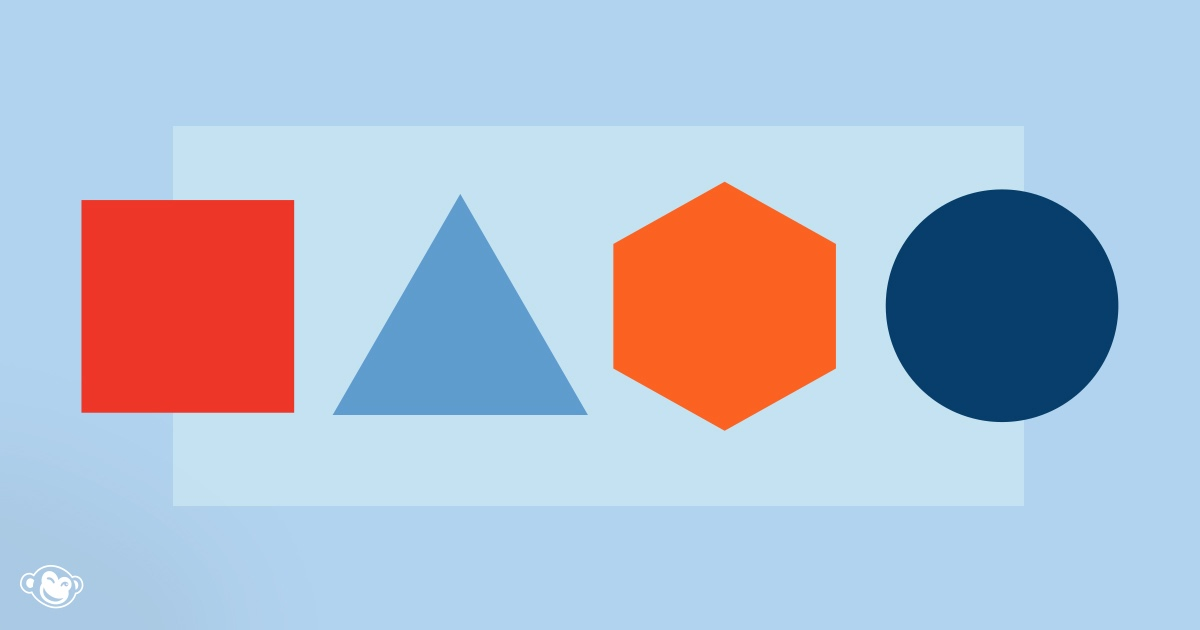
//> input picture OpenCV/images/image-3.jpg, 1200 x 630 px
$ ./Horizontal_and_vertical_line_extraction ../../images/image-3.jpg   (built with g++ and OpenCV 4)
//> lines starting //> are read from the running program, lines starting //| are printed output that depends on the picture; after the words box and inside, x2 and y2 are one past the last pixel; in counts of white or black regions, pixels touching at a corner belong together
#include "opencv2/imgproc.hpp"
#include "opencv2/imgcodecs.hpp"
#include "opencv2/highgui.hpp"
#include <iostream>

using namespace cv;
using namespace std;

void show_wait_destroy(const char* winname, cv::Mat img);

Mat src, dst;

string image_path = "..\\..\\images\\image-3.jpg";

int main(int argc, char** argv)
{
    src = imread(image_path, IMREAD_COLOR);
//> src is the input picture: 630 rows x 1200 cols, CV_8UC3; mean B, G, R 207.5, 188.6, 177.2
    if (src.empty())
    {
        std::cout << "Could not open or find the image!\n" << std::endl;
        std::cout << "Usage: " << argv[0] << " <Input image>" << std::endl;
        return EXIT_FAILURE;
    }

    // Show source image
    imshow("src", src);

    //transform source image to greyscale image
    Mat gray;

    if (src.channels() == 3) {
        cvtColor(src, gray, COLOR_BGR2GRAY);
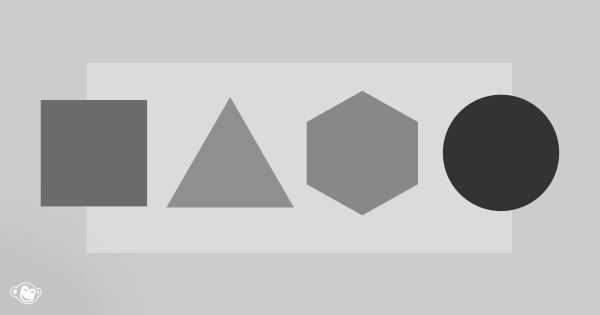
//> gray: 630 rows x 1200 cols, CV_8UC1 (shown at 1/2 size); min 46, max 255, mean 187.3
    }
    else {
        gray = src;
    }

    show_wait_destroy("gray", gray);

    Mat bw;
    //grayscale to binary image
    //ADAPTIVE_THRESH_MEAN_C: The threshold value is the mean of the neighbourhood area minus the constant C (-1)
    //THRESH_BINARY: binary threshold, the output will be either white or balck (0 or 1)
    //~ bitweise not (overloaded operator for Mat object)
    adaptiveThreshold(~gray, bw, 255, ADAPTIVE_THRESH_MEAN_C, THRESH_BINARY, 15, -1);
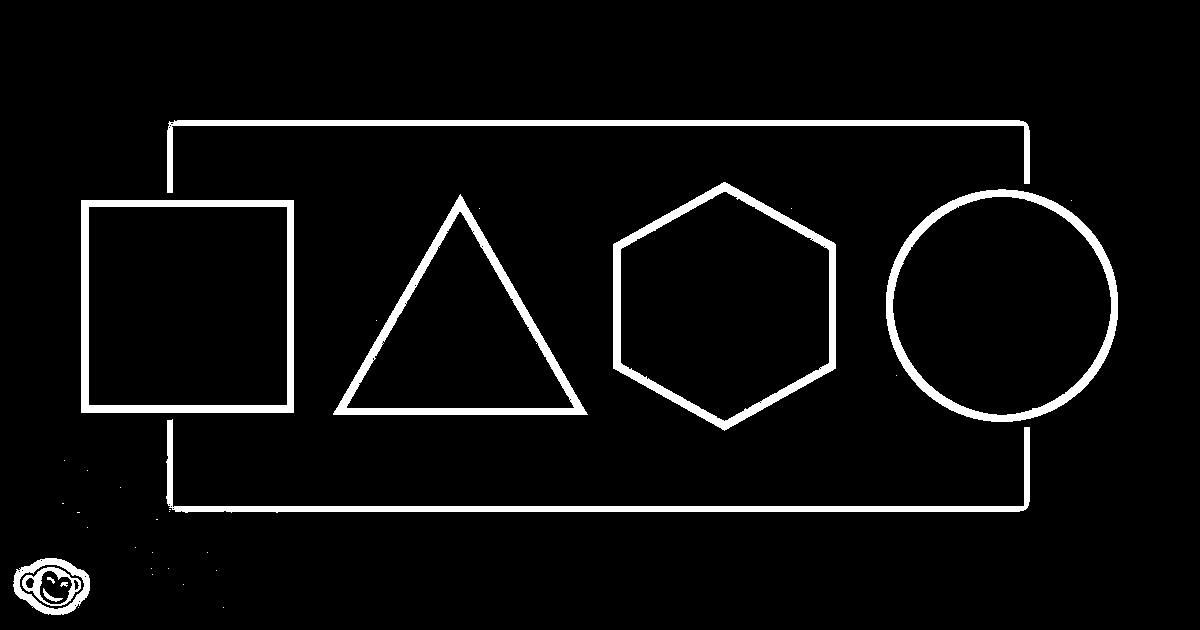
//> bw: 630 rows x 1200 cols, CV_8UC1; 5% white; 35 white regions (24 under 20 px), largest, box (x1, y1, x2, y2) and area: (81, 200, 294, 413) 6165, (166, 419, 1030, 513) 6106, (886, 189, 1118, 422) 5947

    show_wait_destroy("binary", bw);

    Mat horizontal = bw.clone();
    Mat vertical = bw.clone();

    //the constant value act as a sort of sensitivity value
    int horizontal_size = horizontal.cols / 30;

    //rectangular structuring element with size 1 as height and cols/30 width
    Mat horizontalStructure = getStructuringElement(MORPH_RECT, Size(horizontal_size, 1));

    //opening morphological operation
    erode(horizontal, horizontal, horizontalStructure, Point(-1, -1));
    dilate(horizontal, horizontal, horizontalStructure, Point(-1, -1));
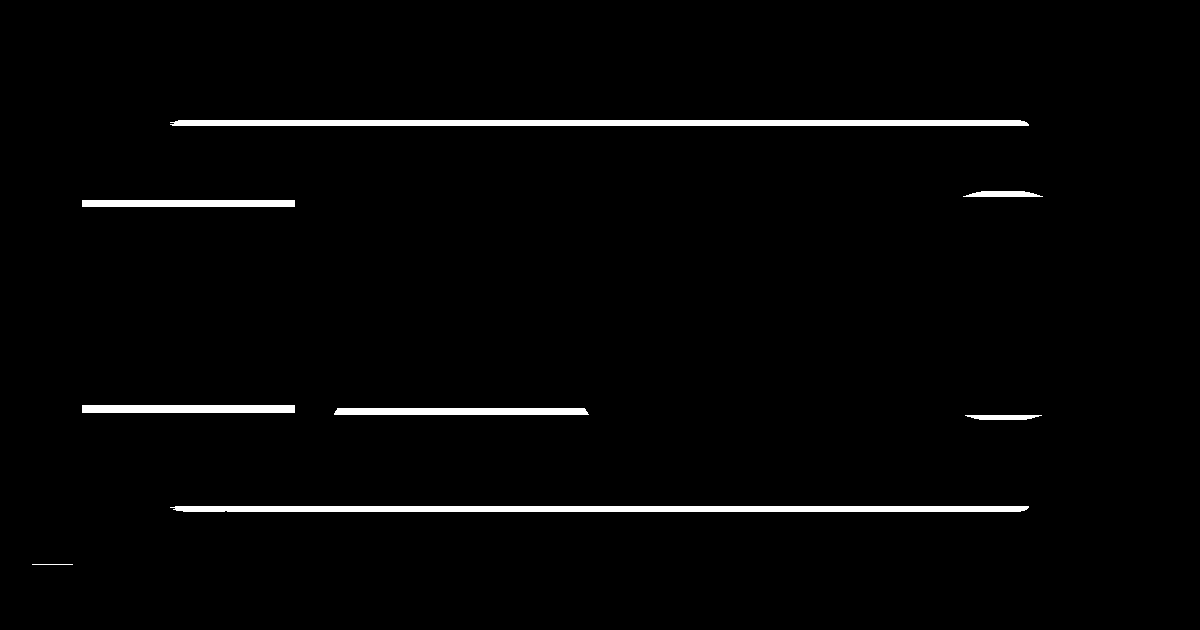
//> horizontal: 630 rows x 1200 cols, CV_8UC1; 2.1% white; 8 white regions, largest, box (x1, y1, x2, y2) and area: (170, 120, 1029, 126) 5120, (170, 506, 1029, 512) 5105, (334, 408, 589, 415) 1761

    show_wait_destroy("horizontal", horizontal);

    int vertical_size = vertical.rows / 30;

    Mat verticalStructure = getStructuringElement(MORPH_RECT, Size(1, vertical_size));

    erode(vertical, vertical, verticalStructure, Point(-1, -1));
    dilate(vertical, vertical, verticalStructure, Point(-1, -1));
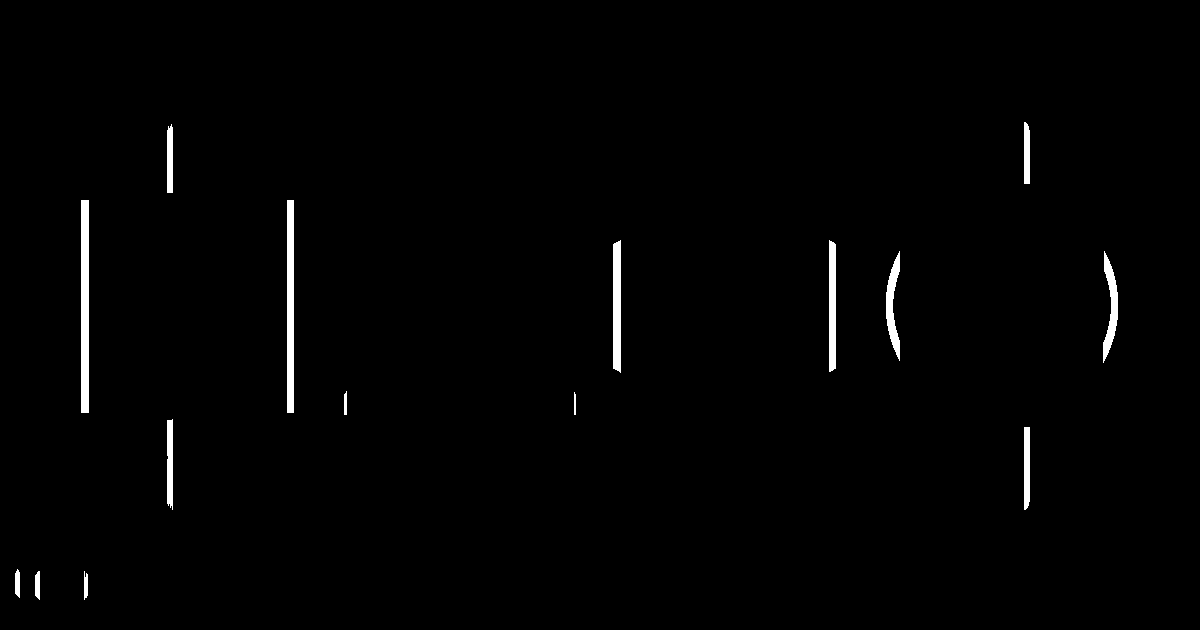
//> vertical: 630 rows x 1200 cols, CV_8UC1; 1.2% white; 15 white regions, largest, box (x1, y1, x2, y2) and area: (81, 200, 89, 413) 1704, (287, 200, 294, 413) 1491, (613, 240, 621, 373) 1029

    show_wait_destroy("vertical", vertical);

    waitKey(0);
    return 0;
}

void show_wait_destroy(const char* winname, cv::Mat img) {
    imshow(winname, img);
    moveWindow(winname, 500, 0);
    waitKey(0);
    destroyWindow(winname);
}

$ run again, with OpenCV/images/image-1.jpg copied over OpenCV/images/image-3.jpg
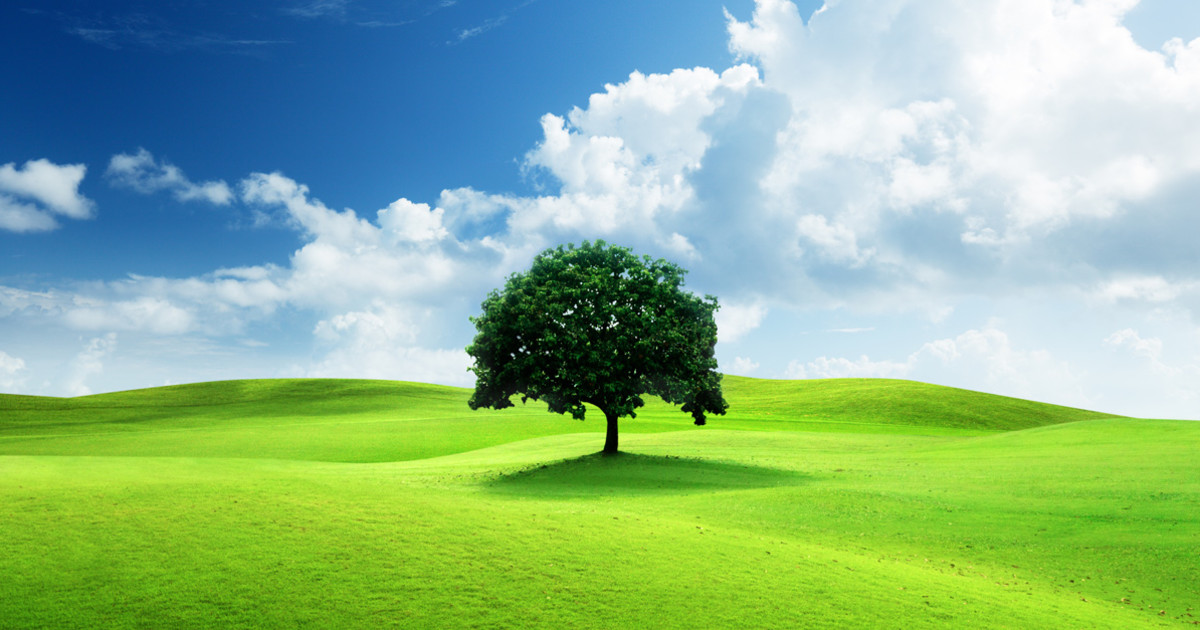
//> input picture OpenCV/images/image-1.jpg, 1200 x 630 px
//> src is the input picture: 630 rows x 1200 cols, CV_8UC3; mean B, G, R 139.7, 183.3, 139.6
//> `adaptiveThreshold(~gray, bw, 255, ADAPTIVE_THRESH_MEAN_C, THRESH_BINAR..`:
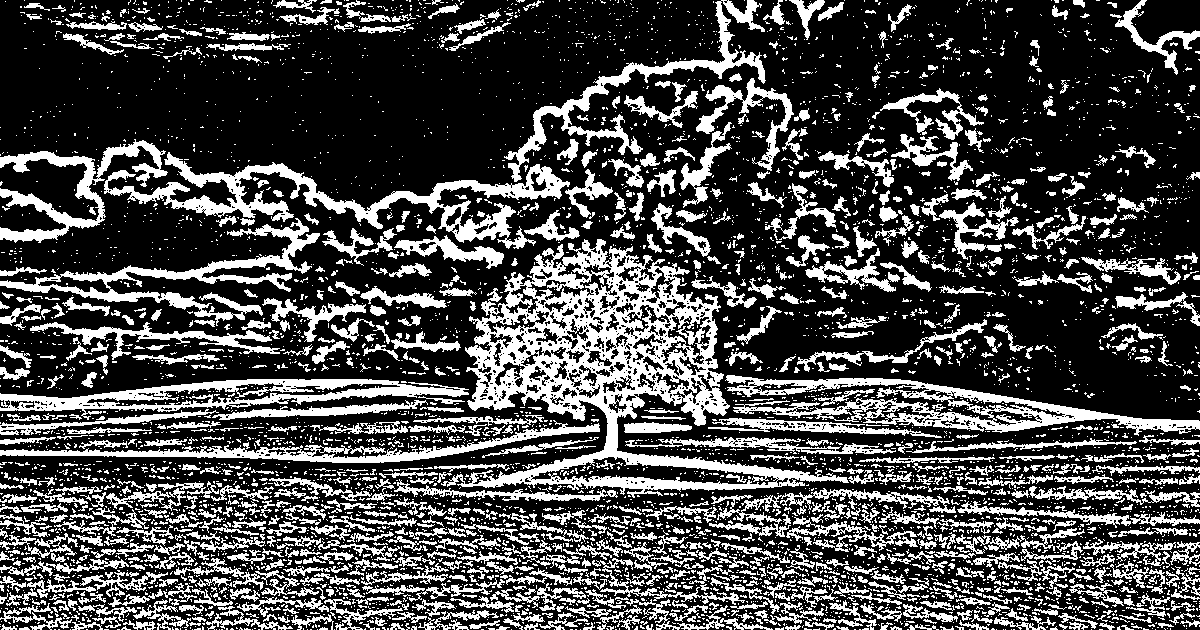
//> bw: 630 rows x 1200 cols, CV_8UC1; 28.7% white; 5755 white regions (4813 under 20 px), largest, box (x1, y1, x2, y2) and area: (441, 239, 849, 498) 28626, (104, 152, 570, 249) 8985, (725, 375, 1200, 436) 8258
//> `dilate(vertical, vertical, verticalStructure, Point(-1, -1));`:
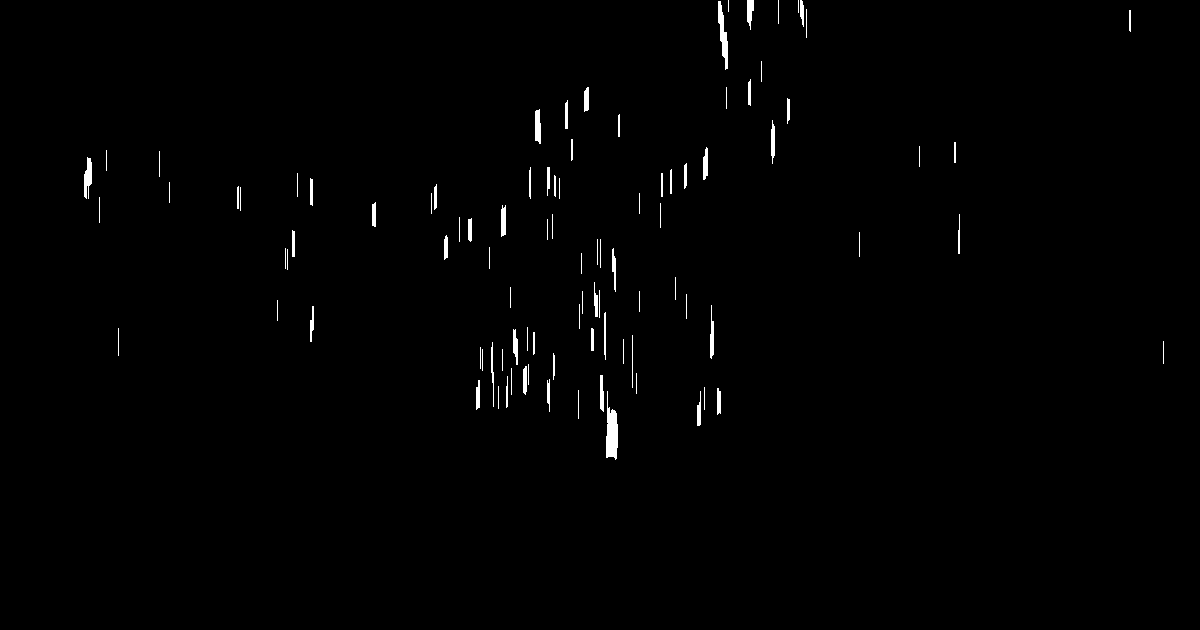
//> vertical: 630 rows x 1200 cols, CV_8UC1; 0.81% white; 97 white regions (2 under 20 px), largest, box (x1, y1, x2, y2) and area: (606, 391, 618, 460) 540, (718, 1, 728, 70) 337, (84, 157, 92, 199) 226

$ run again, with OpenCV/images/image-2.jpg copied over OpenCV/images/image-3.jpg
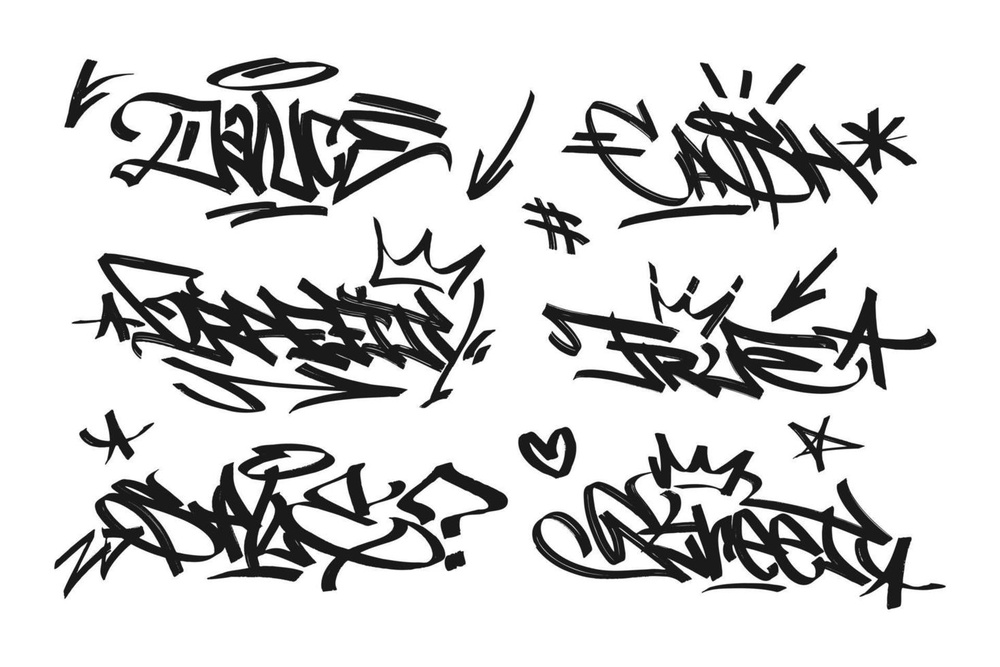
//> input picture OpenCV/images/image-2.jpg, 1000 x 667 px, shrunk from 1470 x 980 before the run
//> src is the input picture: 667 rows x 1000 cols, CV_8UC3; min 0, max 255, mean 211.4
//> `adaptiveThreshold(~gray, bw, 255, ADAPTIVE_THRESH_MEAN_C, THRESH_BINAR..`:
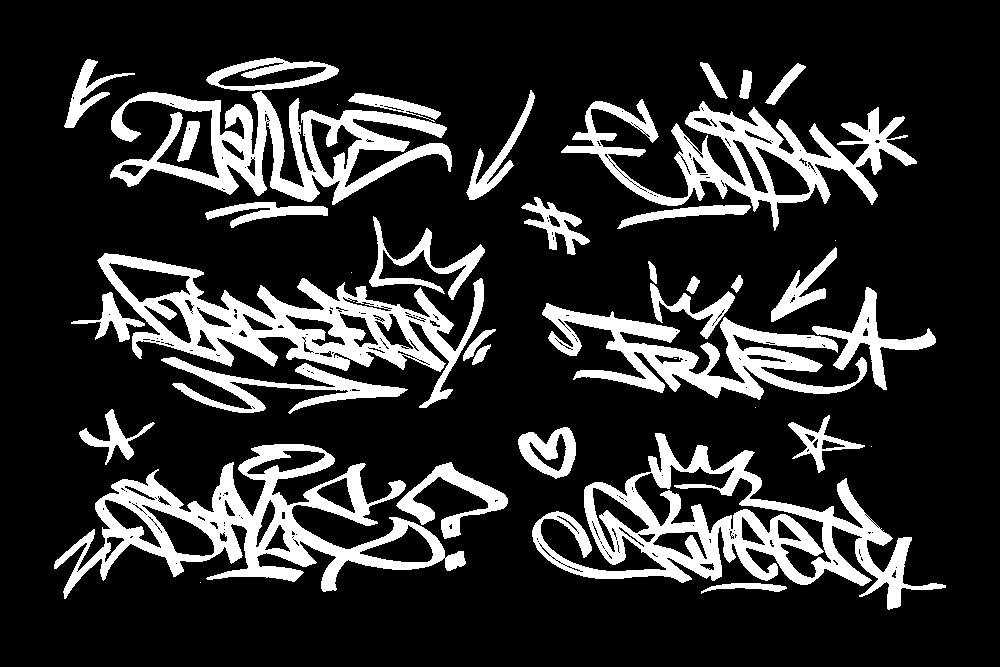
//> bw: 667 rows x 1000 cols, CV_8UC1; 18.5% white; 42 white regions (9 under 20 px), largest, box (x1, y1, x2, y2) and area: (532, 433, 946, 610) 19428, (54, 444, 466, 599) 18408, (97, 253, 484, 408) 16728
//> `dilate(vertical, vertical, verticalStructure, Point(-1, -1));`:
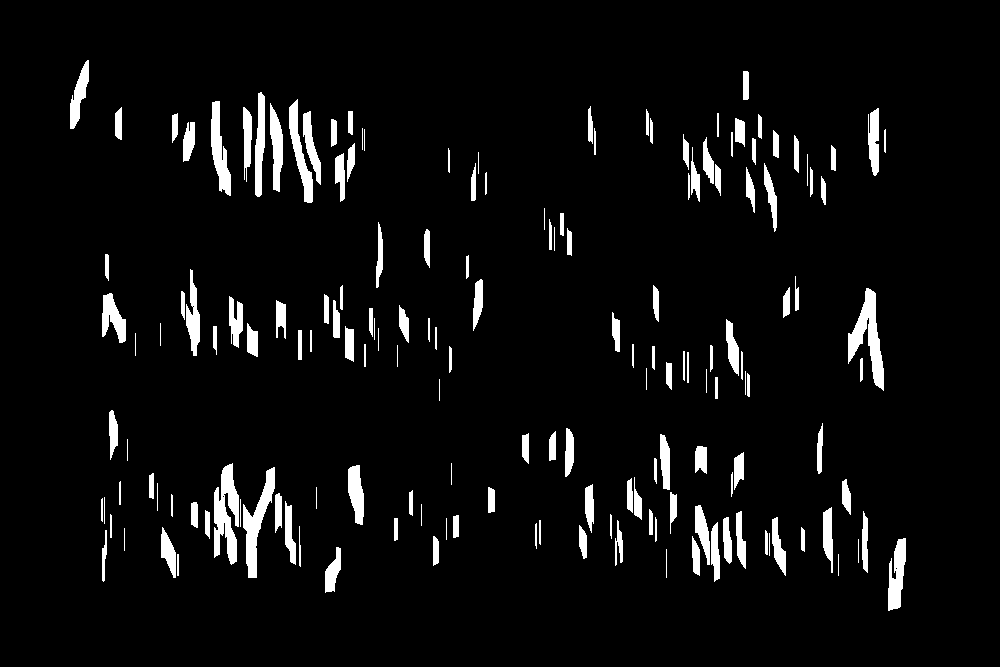
//> vertical: 667 rows x 1000 cols, CV_8UC1; 5.2% white; 167 white regions, largest, box (x1, y1, x2, y2) and area: (214, 463, 239, 565) 1573, (848, 288, 884, 391) 1543, (243, 467, 275, 578) 1310
